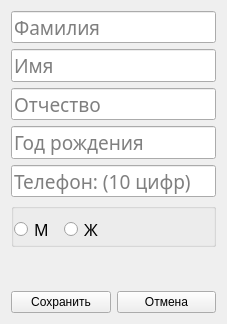
<?xml version="1.0" encoding="UTF-8"?>
<ui version="4.0">
 <class>form_clientEdit</class>
 <widget class="QWidget" name="form_clientEdit">
  <property name="geometry">
   <rect>
    <x>0</x>
    <y>0</y>
    <width>227</width>
    <height>324</height>
   </rect>
  </property>
  <property name="windowTitle">
   <string>Редактирование клиента</string>
  </property>
  <layout class="QVBoxLayout" name="verticalLayout">
   <item>
    <widget class="QLineEdit" name="lineEdit_surname">
     <property name="minimumSize">
      <size>
       <width>0</width>
       <height>30</height>
      </size>
     </property>
     <property name="font">
      <font>
       <family>Calibri Light</family>
       <pointsize>14</pointsize>
      </font>
     </property>
     <property name="placeholderText">
      <string>Фамилия</string>
     </property>
    </widget>
   </item>
   <item>
    <widget class="QLineEdit" name="lineEdit_name">
     <property name="minimumSize">
      <size>
       <width>0</width>
       <height>30</height>
      </size>
     </property>
     <property name="font">
      <font>
       <family>Calibri Light</family>
       <pointsize>14</pointsize>
      </font>
     </property>
     <property name="placeholderText">
      <string>Имя</string>
     </property>
    </widget>
   </item>
   <item>
    <widget class="QLineEdit" name="lineEdit_patronymic">
     <property name="minimumSize">
      <size>
       <width>0</width>
       <height>30</height>
      </size>
     </property>
     <property name="font">
      <font>
       <family>Calibri Light</family>
       <pointsize>14</pointsize>
      </font>
     </property>
     <property name="placeholderText">
      <string>Отчество</string>
     </property>
    </widget>
   </item>
   <item>
    <widget class="QLineEdit" name="lineEdit_birthdayYear">
     <property name="minimumSize">
      <size>
       <width>0</width>
       <height>30</height>
      </size>
     </property>
     <property name="font">
      <font>
       <family>Calibri Light</family>
       <pointsize>14</pointsize>
      </font>
     </property>
     <property name="text">
      <string/>
     </property>
     <property name="placeholderText">
      <string>Год рождения</string>
     </property>
    </widget>
   </item>
   <item>
    <widget class="QLineEdit" name="lineEdit_telNumber">
     <property name="minimumSize">
      <size>
       <width>0</width>
       <height>30</height>
      </size>
     </property>
     <property name="font">
      <font>
       <family>Calibri Light</family>
       <pointsize>14</pointsize>
      </font>
     </property>
     <property name="inputMask">
      <string/>
     </property>
     <property name="text">
      <string/>
     </property>
     <property name="placeholderText">
      <string>Телефон: (10 цифр)</string>
     </property>
    </widget>
   </item>
   <item>
    <widget class="QGroupBox" name="groupBox">
     <property name="flat">
      <bool>true</bool>
     </property>
     <layout class="QHBoxLayout" name="horizontalLayout">
      <property name="spacing">
       <number>10</number>
      </property>
      <property name="leftMargin">
       <number>0</number>
      </property>
      <property name="topMargin">
       <number>6</number>
      </property>
      <property name="rightMargin">
       <number>0</number>
      </property>
      <property name="bottomMargin">
       <number>0</number>
      </property>
      <item>
       <widget class="QRadioButton" name="radioButton_genderM">
        <property name="font">
         <font>
          <family>Calibri Light</family>
          <pointsize>12</pointsize>
         </font>
        </property>
        <property name="text">
         <string>М</string>
        </property>
       </widget>
      </item>
      <item>
       <widget class="QRadioButton" name="radioButton_genderF">
        <property name="font">
         <font>
          <family>Calibri Light</family>
          <pointsize>12</pointsize>
         </font>
        </property>
        <property name="text">
         <string>Ж</string>
        </property>
       </widget>
      </item>
      <item>
       <spacer name="horizontalSpacer">
        <property name="orientation">
         <enum>Qt::Horizontal</enum>
        </property>
        <property name="sizeHint" stdset="0">
         <size>
          <width>40</width>
          <height>20</height>
         </size>
        </property>
       </spacer>
      </item>
     </layout>
    </widget>
   </item>
   <item>
    <spacer name="verticalSpacer">
     <property name="orientation">
      <enum>Qt::Vertical</enum>
     </property>
     <property name="sizeHint" stdset="0">
      <size>
       <width>20</width>
       <height>40</height>
      </size>
     </property>
    </spacer>
   </item>
   <item>
    <layout class="QHBoxLayout" name="horizontalLayout_2">
     <item>
      <widget class="QPushButton" name="pushButton_save">
       <property name="text">
        <string>Сохранить</string>
       </property>
      </widget>
     </item>
     <item>
      <widget class="QPushButton" name="pushButton_cancel">
       <property name="text">
        <string>Отмена</string>
       </property>
      </widget>
     </item>
    </layout>
   </item>
  </layout>
 </widget>
 <resources/>
 <connections/>
</ui>
